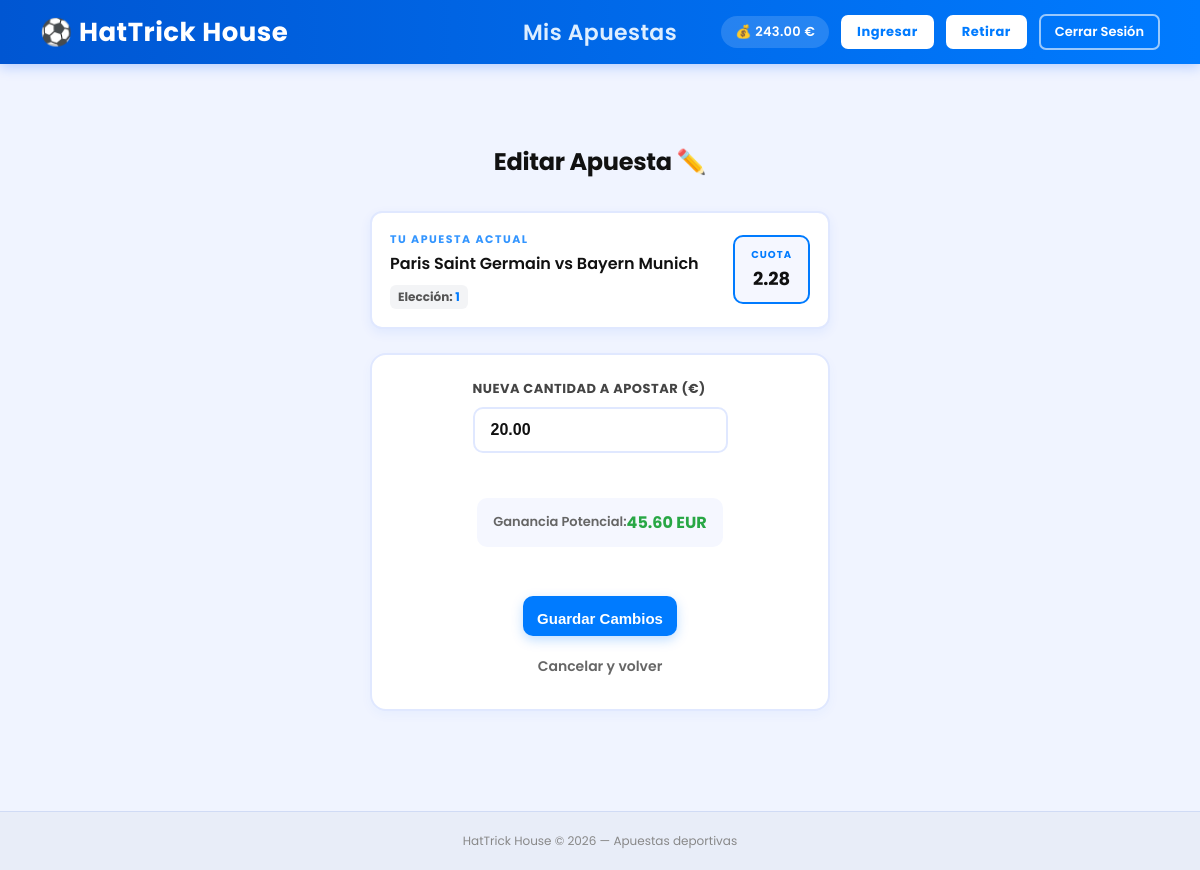
Page /editar-apuesta/3/ (signed in) on the committed database.
### apuestas/models.py (models this page shows, shortened)
class UserProfile(models.Model):
    user = models.OneToOneField(User, on_delete=models.CASCADE)
    money = models.DecimalField(max_digits=10, decimal_places=2, default=0.00)
    dni = models.CharField(max_length=9, blank=True, null=True)
    birthdate = models.DateField(blank=True, null=True)
    phone_number = models.CharField(max_length=9, blank=True, null=True)

class Bet(models.Model):
    user = models.ForeignKey(User, on_delete=models.CASCADE)
    game = models.ForeignKey(Game, on_delete=models.CASCADE)
    amount = models.DecimalField(max_digits=10, decimal_places=2)
    selection = models.CharField(max_length=1, default='1')
    price = models.DecimalField(max_digits=5, decimal_places=2, default=1.00)
    created_at = models.DateTimeField(auto_now_add=True)

class Game(models.Model):
    game_id = models.CharField(primary_key=True, max_length=100, unique=True)
    sport_key = models.CharField(max_length=50, default="soccer")
    league = models.CharField(max_length=100)
    home_team = models.CharField(max_length=50)
    away_team = models.CharField(max_length=50)
    home_price = models.DecimalField(max_digits=5, decimal_places=2, default=0.00)
    away_price = models.DecimalField(max_digits=5, decimal_places=2, default=0.00)
    draw_price = models.DecimalField(max_digits=5, decimal_places=2, default=0.00, null=True, blank=True)
    game_date = models.DateTimeField()

### apuestas/views.py (the view, shortened to what this page needs)
# urls.py: path('editar-apuesta/<int:bet_id>/', views.editar_apuesta, name='editar_apuesta'),
@login_required
def editar_apuesta(request, bet_id):
    bet = get_object_or_404(Bet, id=bet_id, user=request.user)
    return render(request, 'apuestas/edit_bet.html', {'bet': bet})

### templates/apuestas/edit_bet.html (shortened to what this page needs)
{% extends "base.html" %}
{% load static %}
{% block content %}
<div class="editar-apuesta-container">
  <h2>Editar Apuesta ✏️</h2>
  <div class="resumen-partido">
    <div class="info-apuesta">
      <span class="meta-partido">Tu Apuesta Actual</span>
      <span class="equipos-title">{{ bet.game.home_team }} vs {{ bet.game.away_team }}</span>
      <span class="seleccion-badge">Elección: <strong>{{ bet.selection }}</strong></span>
    </div>
    <div class="cuota-fija">
      <span class="etiqueta">CUOTA</span>
      <span class="valor" id="cuota-valor">{{ bet.price }}</span>
    </div>
  </div>
  <form action="{% url 'apuestas:editar_apuesta' bet.id %}" method="post" class="form-deposit">
    <div class="group-field">
      <label for="cantidad_input">Nueva cantidad a apostar (€)</label>
      <input type="number"
             id="cantidad_input"
             step="0.50"
             min="0.50"
             name="cantidad_input"
             value="{{ bet.amount }}"
             class="amount-to-enter"
             required autocomplete="off">
    </div>
    <div class="ganancia-estimada-box">
      <span>Ganancia Potencial:</span>
      <strong id="ganancia-dinamica">0.00 EUR</strong>
    </div>
    <div class="form-actions">
      <button type="submit" class="deposit-button">Guardar Cambios</button>
      <a href="{% url 'apuestas:bets_list' %}" class="cancel-link">Cancelar y volver</a>
    </div>
  </form>
</div>
{% endblock %}

### templates/base.html (shortened to what this page needs)
{% load static %}
<!DOCTYPE html>
<html lang="en">
<head>
  <link rel="stylesheet" href="{% static 'apuestas/style.css' %}">
</head>
<body>
  <nav class="navbar">
    <div class="nav-left">
      <a href="{% url 'apuestas:home' %}" class="logo">⚽ HatTrick House</a>
    </div>
    <div class="nav-center">
      <a href="{% url 'apuestas:bets_list' %}" class="nav-sports">Mis Apuestas</a>
    </div>
    <div class="nav-right">
      {% if user.is_authenticated %}
        <span class="nav-saldo">💰 {{ user.userprofile.money }} €</span>
        <a href="{% url 'apuestas:ingresar' %}" class="nav-deposit">Ingresar</a>
        <a href="{% url 'apuestas:withdraw' %}" class="nav-deposit">Retirar</a>
        <form action="{% url 'logout' %}" method="post" style="display: inline;">
          <button type="submit" class="nav-logout">Cerrar Sesión</button>
        </form>
      {% else %}
        <a href="{% url 'apuestas:registrar' %}" class="nav-register">Registrarse</a>
        <a href="{% url 'login' %}" class="nav-login">Login</a>
      {% endif %}
    </div>
  </nav>
  <div class="container">
    {% block content %}{% endblock %}
  </div>
  <footer>
    <p>HatTrick House &copy; 2026 — Apuestas deportivas</p>
  </footer>
</body>
</html>

### apuestas/static/apuestas/style.css (style rules this page uses)
body { margin: 0; font-family: 'Segoe UI', Roboto, Helvetica, Arial, sans-serif; }
.navbar { display: flex; align-items: center; justify-content: space-between; background-color: burlywood; padding: 15px 30px; box-shadow: 0 4px 6px rgba(0, 0, 0, 0.05); }
.nav-left, .nav-right { flex: 1; }
.nav-right { display: flex; justify-content: flex-end; align-items: center; gap: 23px; }
.logo { font-size: 23px; font-weight: 800; text-decoration: none; letter-spacing: 1px; }
.nav-sports { font-size: 18px; font-weight: 600; color: black; text-decoration: none; letter-spacing: 0.5px; transition: color 0.3s ease; }
.nav-deposit { font-size: 16px; font-weight: 600; text-decoration: none; letter-spacing: 0.5px; transition: color 0.3s ease; color: black; }
.nav-logout { font-size: 14px; padding: 5px 10px; text-decoration: none; border-radius: 7px; transition: background-color 0.3s ease, transform 0.2s ease; border: none; cursor: pointer; }
.nav-saldo { font-size: 16px; font-weight: 600; letter-spacing: 0.5px; }
.etiqueta { font-weight: 600; }
.form-deposit { display: flex; flex-direction: column; align-items: center; gap: 25px; }
.deposit-button { width: 100%; border-radius: 14px; height: 40px; border: none; cursor: pointer; font-weight: 600; }
html { scroll-behavior: smooth; }

### templates/base.html (style rules this page uses)
*, *::before, *::after { box-sizing: border-box; margin: 0; padding: 0; }
body { font-family: 'Poppins', sans-serif; background-color: #f0f4ff; color: #222; min-height: 100vh; display: flex; flex-direction: column; }
.navbar { display: flex; align-items: center; justify-content: space-between; padding: 0 40px; height: 64px; background: linear-gradient(90deg, #0056d2, #007BFF); box-shadow: 0 3px 12px rgba(0, 90, 255, 0.25); position: sticky; top: 0; z-index: 100; }
.logo { font-size: 26px; font-weight: 700; color: #fff; text-decoration: none; letter-spacing: 0.5px; white-space: nowrap; }
.nav-center { display: flex; gap: 24px; }
.nav-sports { color: #ddeeff; text-decoration: none; font-size: 22px; font-weight: 600; letter-spacing: 0.4px; padding: 6px 14px; border-radius: 6px; transition: background 0.2s, color 0.2s; }
.nav-right { display: flex; align-items: center; gap: 12px; }
.nav-saldo { color: #fff; font-size: 13px; font-weight: 600; background: rgba(255,255,255,0.15); padding: 6px 14px; border-radius: 20px; letter-spacing: 0.3px; }
.nav-deposit { background-color: #fff; color: #007BFF; font-weight: 700; font-size: 13px; padding: 7px 16px; border-radius: 7px; text-decoration: none; transition: background 0.2s, transform 0.1s; }
.nav-logout { background: transparent; border: 2px solid rgba(255,255,255,0.6); color: #fff; font-family: 'Poppins', sans-serif; font-size: 13px; font-weight: 600; padding: 6px 14px; border-radius: 7px; cursor: pointer; transition: background 0.2s, border-color 0.2s; }
.container { flex: 1; width: 100%; max-width: 1200px; margin: 0 auto; padding: 40px 24px; }
footer { text-align: center; padding: 20px; font-size: 12px; color: #888; background-color: #e8edf8; border-top: 1px solid #d0dbf5; }

### rows in the picture
Bet: game.home_team "Paris Saint Germain", game.away_team "Bayern Munich", selection "1", price "2.28", cantidad_input "20.00"

### other values in the picture
{{ user.userprofile.money }} "243.00"
